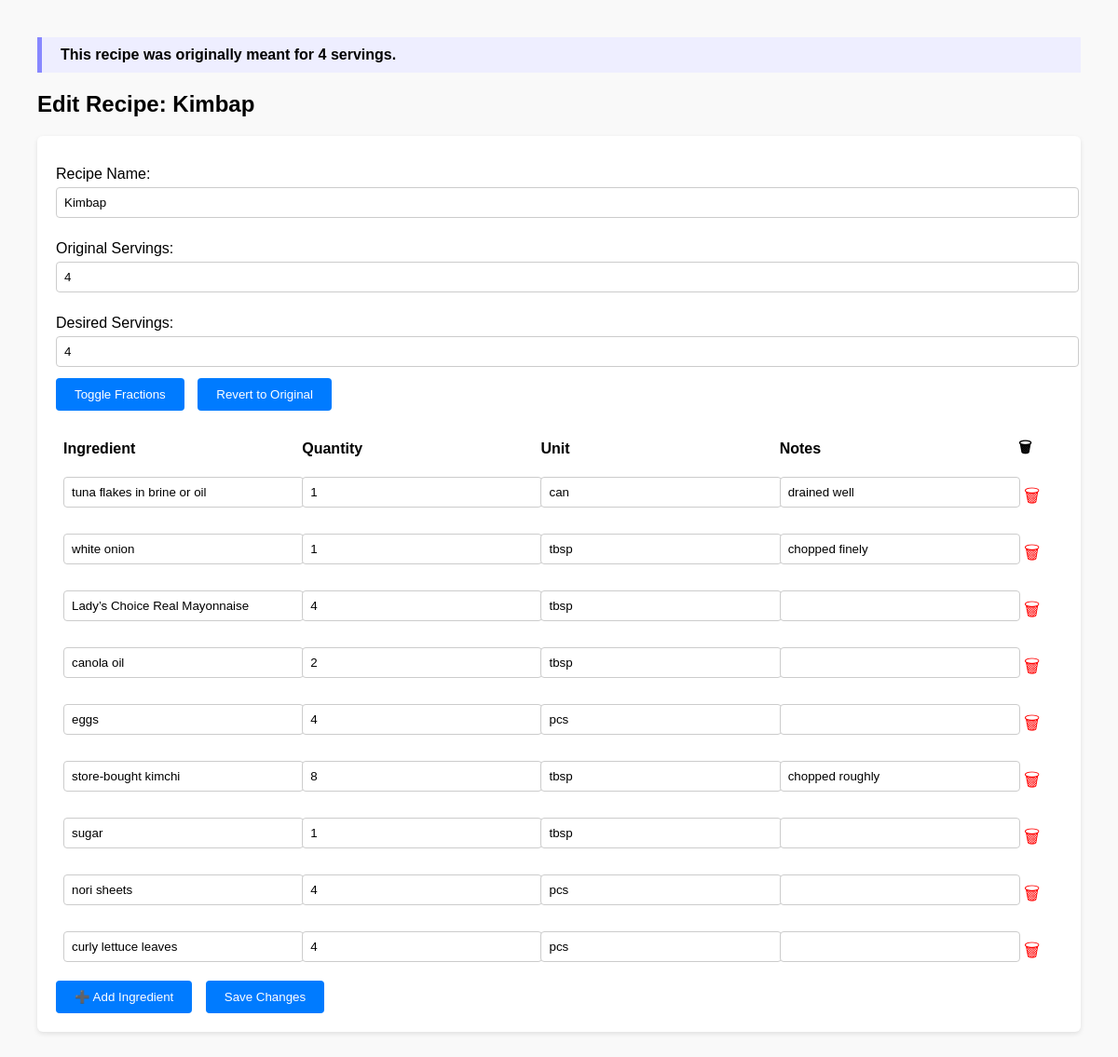
Page /edit-recipe/57/ (signed in) on the committed database.
### core/models.py (models this page shows, shortened)
class Recipe(models.Model):
    user = models.ForeignKey(User, on_delete=models.CASCADE)
    name = models.CharField(max_length=100)
    original_servings = models.IntegerField(default=1)
    desired_servings = models.IntegerField(null=True, blank=True)
    servings = models.PositiveIntegerField()
    use_fractions = models.BooleanField(default=True)

class Ingredient(models.Model):
    recipe = models.ForeignKey(Recipe, on_delete=models.CASCADE, related_name='ingredients')
    name = models.CharField(max_length=255)
    quantity = models.CharField(max_length=20)  # For display (e.g. "1 1/2")
    quantity_float = models.FloatField(null=True, blank=True)  # For math
    unit = models.CharField(max_length=50, blank=True)
    note = models.CharField(max_length=200, blank=True)
    def __str__(self):
        return f"{self.quantity} {self.unit} {self.name} {self.note}" if self.note else f"{self.quantity} {self.unit} {self.name}"

### core/views.py (the view, shortened to what this page needs)
# urls.py: path('edit-recipe/<int:recipe_id>/', views.edit_recipe, name='edit_recipe'),
@login_required
def edit_recipe(request, recipe_id):
    recipe = get_object_or_404(Recipe, id=recipe_id)
    ingredients = recipe.ingredients.all().order_by('id')
    rounding_enabled = request.POST.get("use_fractions") == "on"  # or use request.GET for toggle button
    recipe.use_fractions = rounding_enabled
    recipe.save()
    parsed_ingredients = list(recipe.ingredients.all())
    print(recipe.ingredients.all())
    return render(request, 'core/edit_recipe.html', {
        'recipe': recipe,
        'parsed_ingredients': parsed_ingredients,
    })

### core/templates/core/edit_recipe.html (shortened to what this page needs)
<!DOCTYPE html>
<html lang="en">
<head>
</head>
<body>
<div class="banner">
    This recipe was originally meant for {{ recipe.original_servings }} servings.
</div>
<h2>Edit Recipe: {{ recipe.name }}</h2>
<form method="post">
    <label for="recipe_name">Recipe Name:</label>
    <input type="text" name="recipe_name" value="{{ recipe.name }}">
    <label for="original_servings">Original Servings:</label>
    <input type="number" name="original_servings" value="{{ recipe.original_servings }}">
    <label for="desired_servings">Desired Servings:</label>
    <input type="number" name="desired_servings" value="{{ recipe.servings }}">
    <div class="top-buttons">
        <button type="button" class="btn" onclick="toggleFractions()">Toggle Fractions</button>
        <button type="submit" name="action" value="revert" class="btn">Revert to Original</button>
    </div>
    <table class="ingredient-table" id="ingredient-table">
        <thead>
            <tr>
                <th>Ingredient</th>
                <th>Quantity</th>
                <th>Unit</th>
                <th>Notes</th>
                <th>🗑</th>
            </tr>
        </thead>
        <tbody>
            {% for ing in parsed_ingredients %}
            <tr>
                <td><input type="text" name="name_{{ forloop.counter0 }}" value="{{ ing.name }}"></td>
                <td><input type="text" class="quantity" name="quantity_{{ forloop.counter0 }}" value="{{ ing.quantity }}"></td>
                <td><input type="text" name="unit_{{ forloop.counter0 }}" value="{{ ing.unit }}"></td>
                <td><input type="text" name="note_{{ forloop.counter0 }}" value="{{ ing.note }}"></td>
                <td><button type="button" class="delete-btn" onclick="deleteRow(this)">🗑</button></td>
            </tr>
            {% endfor %}
        </tbody>
    </table>
    <button type="button" class="btn" onclick="addIngredient()">➕ Add Ingredient</button>
    <button type="submit" class="btn">Save Changes</button>
</form>
</body>
</html>

### core/templates/core/edit_recipe.html (style rules this page uses)
body { font-family: Arial, sans-serif; background: #f9f9f9; margin: 40px; }
.banner { background-color: #eef; padding: 10px 20px; margin-bottom: 20px; border-left: 5px solid #88f; font-weight: bold; }
form { background: white; padding: 20px; border-radius: 6px; box-shadow: 0 2px 5px rgba(0,0,0,0.1); }
label { display: block; margin: 12px 0 5px; }
input[type="text"], input[type="number"] { width: 100%; padding: 8px; margin-bottom: 12px; border: 1px solid #ccc; border-radius: 4px; }
.btn { background-color: #007BFF; color: white; padding: 10px 20px; border: none; border-radius: 4px; cursor: pointer; margin-right: 10px; }
.ingredient-table { width: 100%; border-collapse: collapse; margin-top: 20px; }
.ingredient-table th, .ingredient-table td { padding: 8px; text-align: left; }
.ingredient-table input { width: 100%; }
.top-buttons { margin-bottom: 15px; }
.delete-btn { background: none; border: none; color: red; font-size: 1.2em; cursor: pointer; }

### rows in the picture
Recipe: original_servings "4", name "Kimbap", recipe_name "Kimbap", desired_servings "4"
Ingredient: name_0 "tuna flakes in brine or oil", quantity_0 "1", unit_0 "can", note "drained well"
Ingredient: name "white onion", quantity "1", unit "tbsp", note "chopped finely"
Ingredient: name "Lady’s Choice Real Mayonnaise", quantity "4", unit "tbsp"
Ingredient: name "canola oil", quantity "2", unit "tbsp"
Ingredient: name "eggs", quantity "4", unit "pcs"
Ingredient: name "store-bought kimchi", quantity "8", unit "tbsp", note "chopped roughly"
Ingredient: name "sugar", quantity "1", unit "tbsp"
Ingredient: name "nori sheets", quantity "4", unit "pcs"
Ingredient: name "curly lettuce leaves", quantity "4", unit "pcs"
